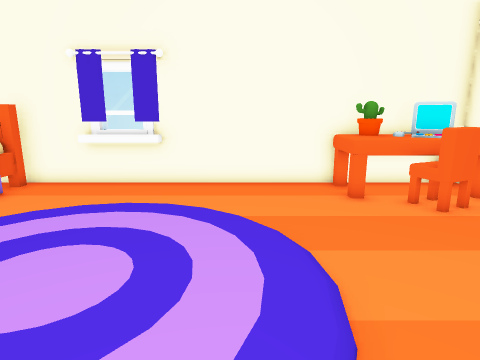
View 1 (above)

15 first-person views from a walk through a scene from a Unity 3-D project. The camera is 1.4 m above the floor, tilts 12° down and sees 75° across. The floor is counted in squares, 0.5 m on a side. Each view is taken from the middle of a square. On the plan, view 1 faces up. The plan holds only what a view shows up to about 20 squares ahead; the rest is blank. The place goes on beyond the plan. Door leaves are left out, so doorways stand open. Some surface patterns are stand-ins.

View 2
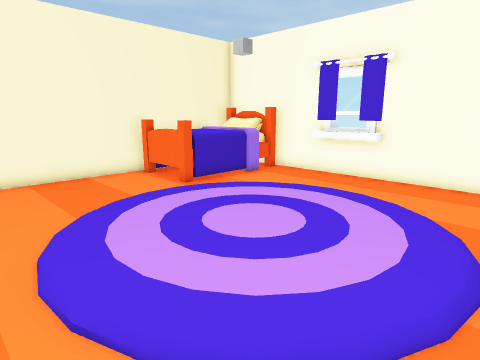

View 3
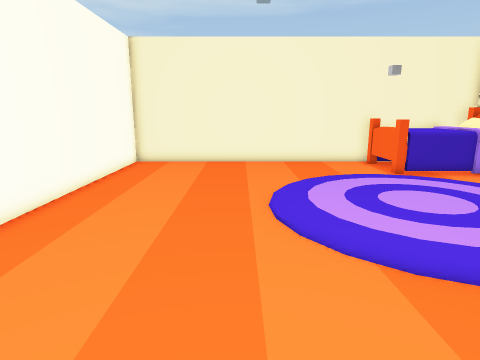

View 4
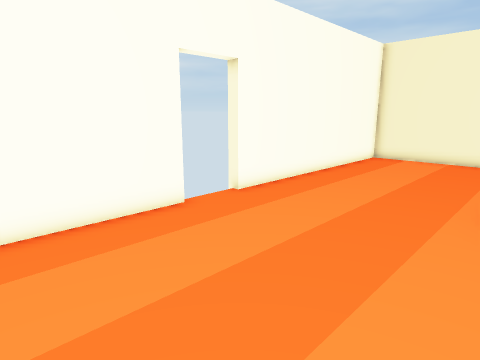

View 5
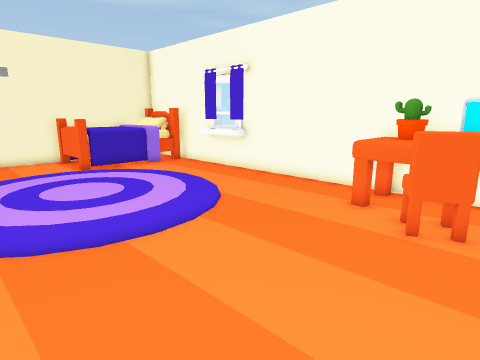

View 6
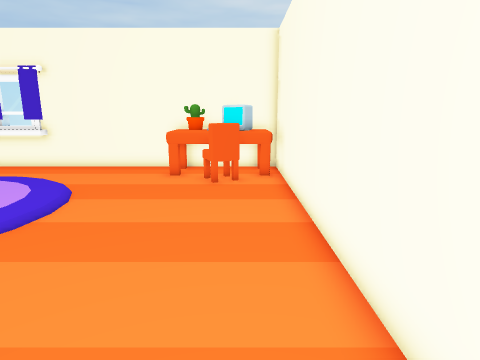

View 7
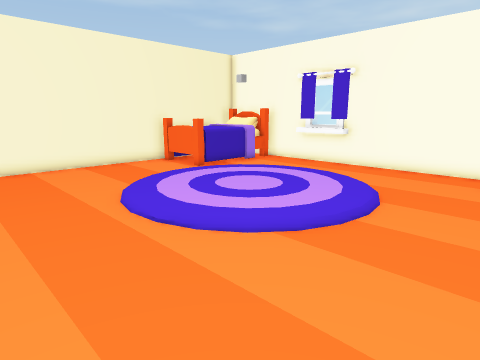

View 8
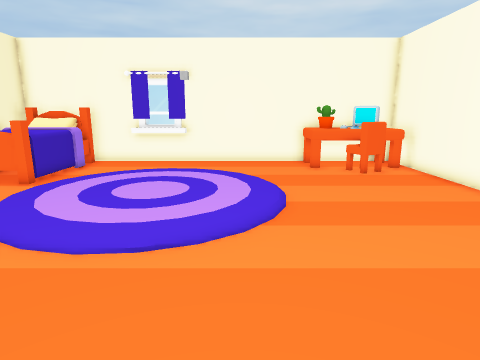

View 9
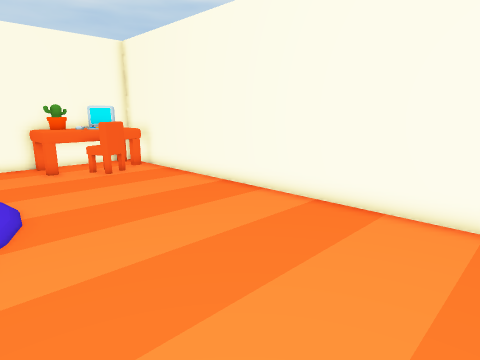

View 10
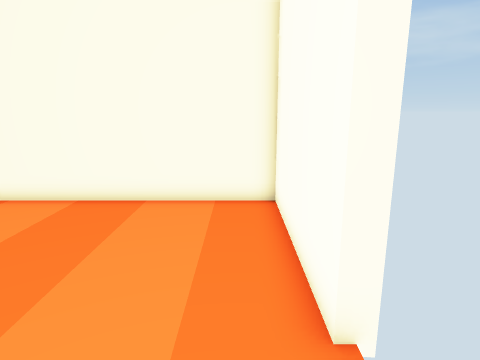

View 11
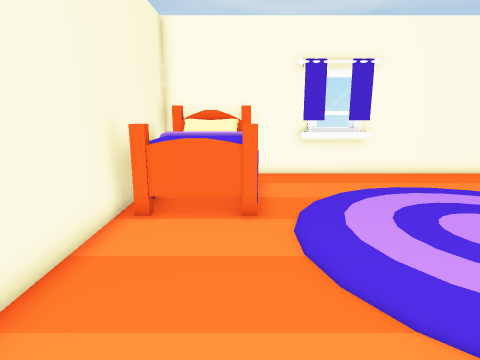

View 12
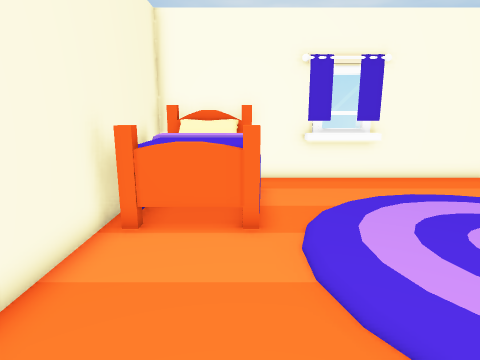

View 13
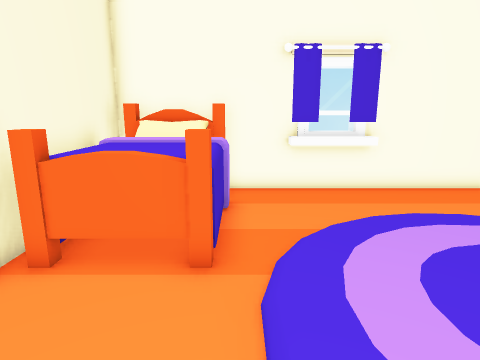

View 14
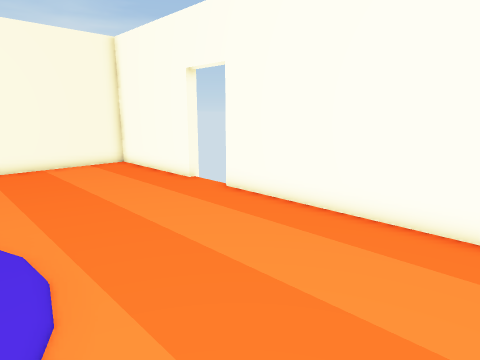

View 15
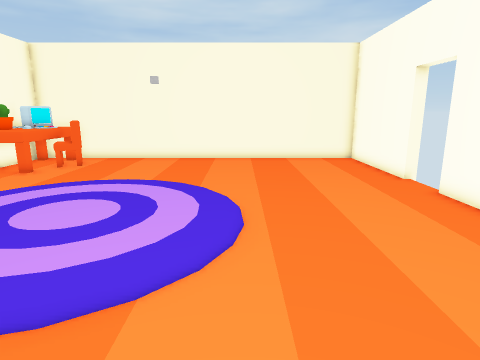

### Floor plan
Key: @ floor where view 1 was taken; # wall or solid block; . floor; D open door; B bed; E desk; C cactus; M computer; H chair; R rug.
Columns run from 13 left of view 1 to 9 right of it. Each row starts with its distance up from view 1.
 13 #######################
 12 ##BBB..####......ECMME#
 11 ##BBB............EEMME#
 10 #BBBB#...........##H###
  9 ##BBB#...RRR.......H#.#
  8 ##BBB#.RRRRRRR........#
  7  #BBB#RRRRRRRRR.......#
  6  ####.RRRRRRRRR.......#
  5  #....RRRRRRRRR.......#
  4  #....RRRRRRRRR.......#
  3  #....RRRRRRRRR.......#
  2  #....RRRRRRRRR.......#
  1  #.....RRRRRRR........#
  0  #.......RRR.@........#
 -1  #....................#
 -2  #....................#
 -3  #....................#
 -4  #....................#
 -5  #....................#
 -6  #....................#
 -7  ############DDD#######
 -8             #DDD#

Where each view was taken, in squares from view 1:
view 1: 0 up, 0 right, facing up
view 2: 1 down, 2 right, facing up-left
view 3: 1 down, 6 right, facing left
view 4: 1 up, 8 right, facing down-left
view 5: 1 up, 8 right, facing up-left
view 6: 4 down, 7 right, facing up
view 7: 4 down, 5 right, facing up-left
view 8: 6 down, 0 right, facing up
view 9: 6 down, 0 right, facing up-right
view 10: 6 down, 1 left, facing right
view 11: 2 down, 9 left, facing up
view 12: 1 down, 9 left, facing up
view 13: 1 up, 8 left, facing up
view 14: 1 up, 9 left, facing down-right
view 15: 0 up, 11 left, facing right
